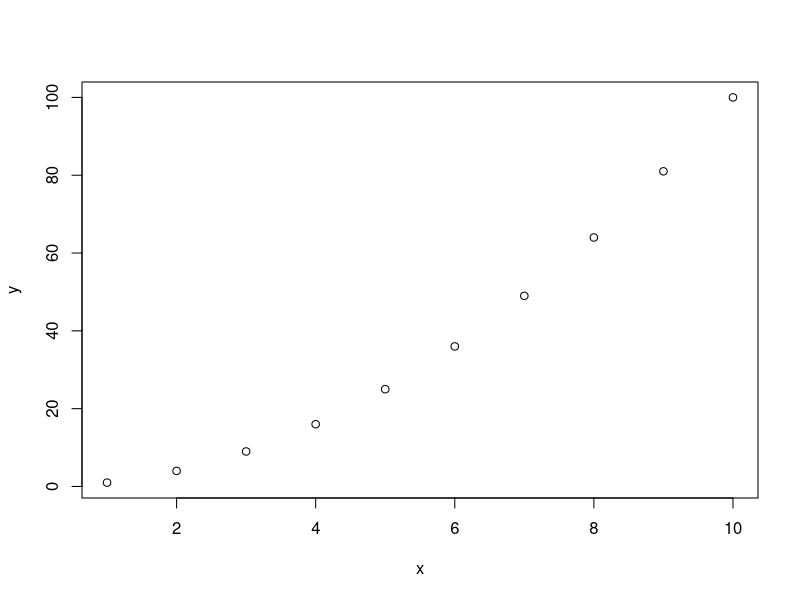
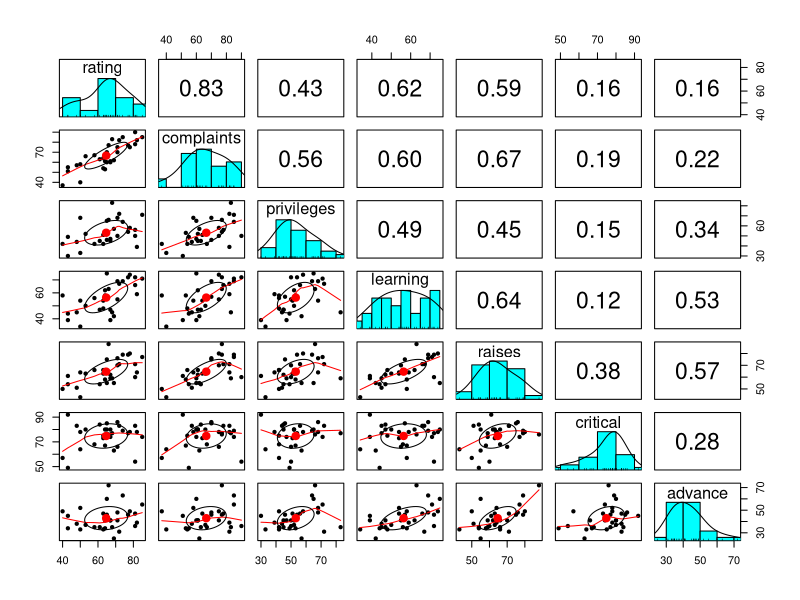
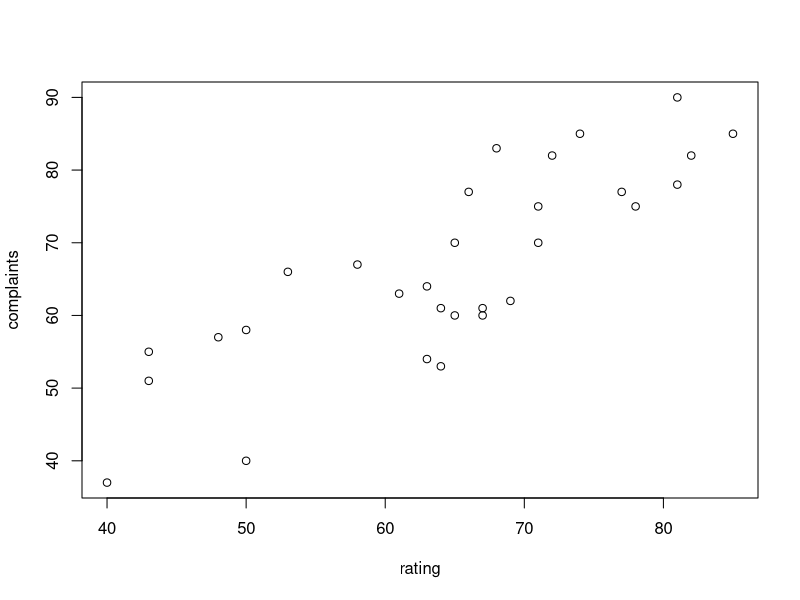
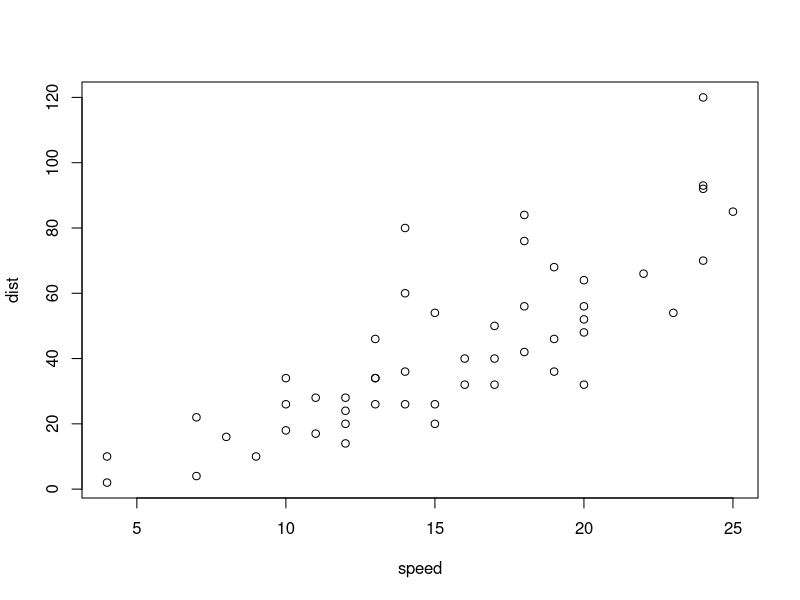
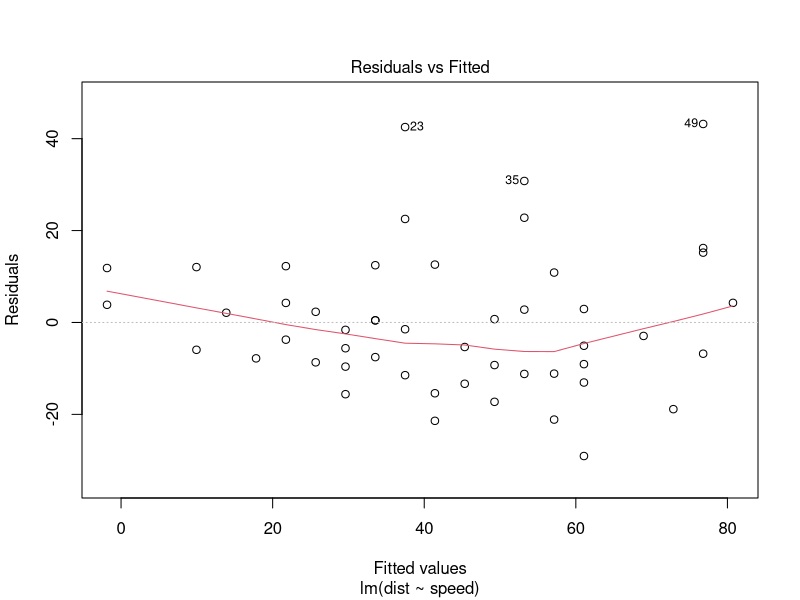
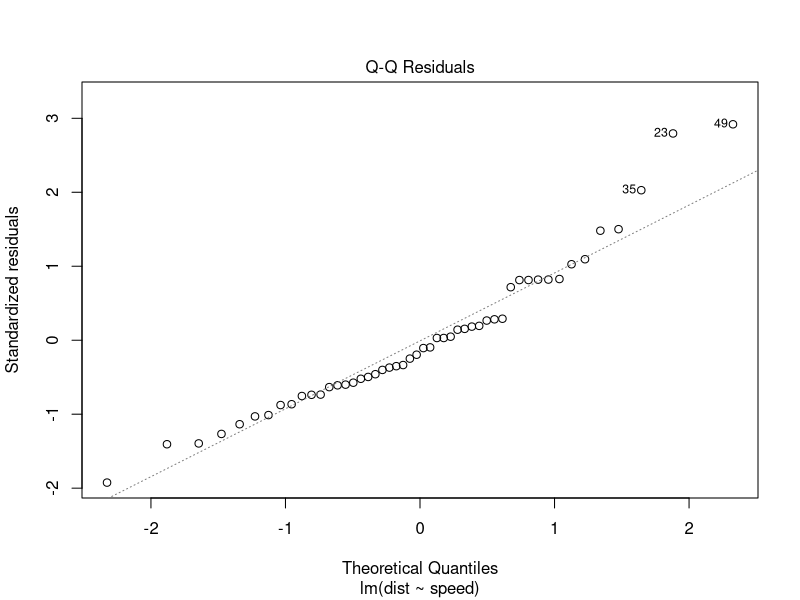
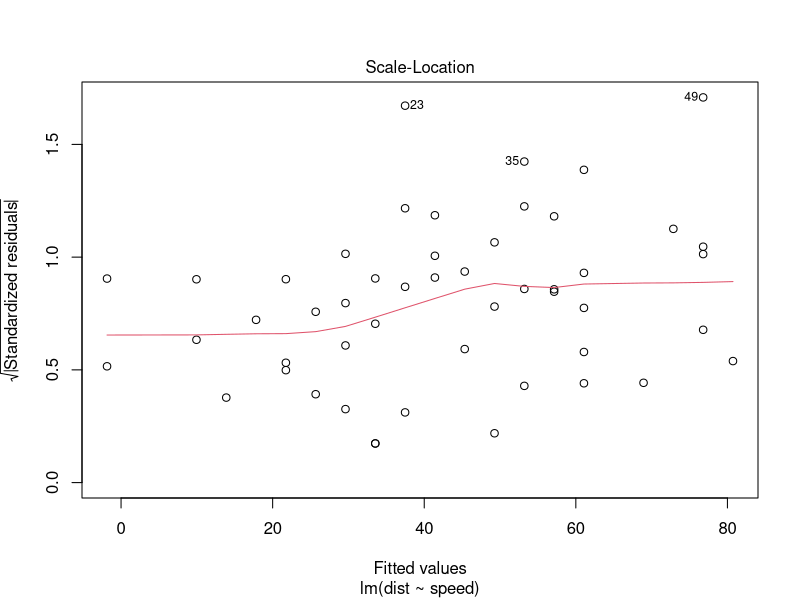
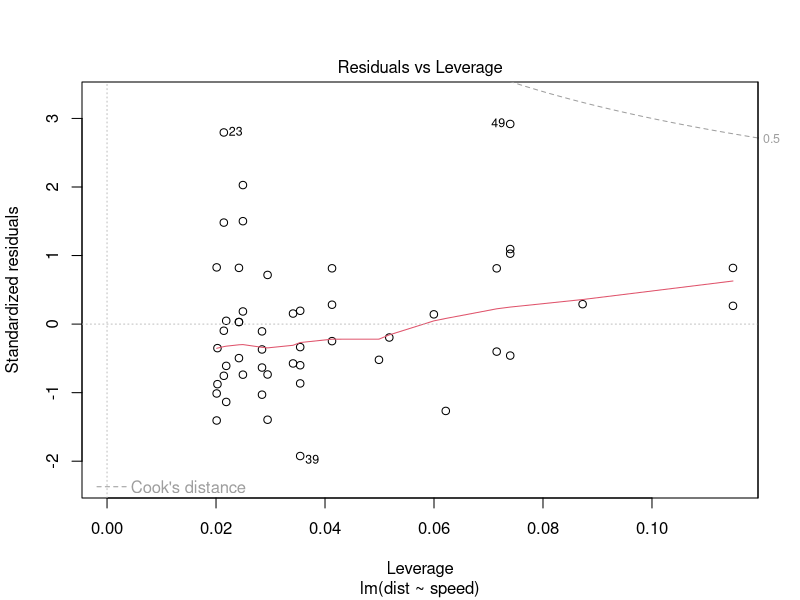

Generate these figures, in order, with R: (Note: this script raises an error after producing the figures.)
################################################################
#
# R을 활용한 통계분석 : 정여진 교수 (2016 여름특강)
#
# 4. 상관분석 / 단순회귀분석
#
################################################################

#---------------------------------------------------------------
# 상관계수
#---------------------------------------------------------------

# 공분산 : 두 변수가 같은 방향으로 움직이는 정도. 측정단위에 영향을 받는 단점.
# 상관계수 : 공분산을 표준편차로 나누 값

# cov(x,y) = SUM(x - x_bar)(y - y_bar) / n - 1
# corr(x,y) = cov(x,y) / sd(x)sd(y)

# Pearson 상관계수
# --- 직선관계의 정도를 나타냄
# --- -1 ~ 1 사이의 값. 1에 가까울수록 강한 상관관계 / 0에 가까울수록 관계 없음

# Spearman 상관계수
# --- 서열척도일 경우 사용하는 비모수적 방법
# --- 직선관계가 아니어도 상관관계가 있으면 1에 가까운 값을 갖는다.

x <- 1:10
y <- x^2
plot(x, y)

# 상관계수
cor(x, y)

# 자료가 순서형/순위자료일 경우.
cor(x, y, method = "kendall")
cor(x, y, method = "spearman")

# 상관계수가 유의한지 검정
# H0 : cor = 0 (상관관계가 없다) : p-value < 0.05 이면 H0 기각 = 유의한 상관관계가 있다
cor.test(x, y)


#---------------------------------------------------------------
# 30개 부서에서 부서당 35명의 직원 설문조사
# 데이터 숫자는 해당 질문에 긍정한 직원의 비율

attitude
cov(attitude)
round( cor(attitude), 3)

attach(attitude)

library(psych)
pairs.panels(attitude)

# complaints & rating 상관계수가 가장 높음
plot(rating, complaints)
cor.test(rating, complaints)



#---------------------------------------------------------------
# 단순회귀분석 (Simple Linear Regression)
#---------------------------------------------------------------

# 하나의 종속변수(y)와 하나의 설명변수(x) 간의 관계를 직선으로 표현하는 방법
# 인과관계가 아닌 상관관계!

# y = b0 + b1x + e

# b0 : y 절편
# b1 : 기울기
# e (epsilon) : 오차. 확률변수. 평균 0, 표준편차 sigma인 정규분포를 따른다.

# 최소자승법 (Least Squares Method)
# 선(y 추정값)으로부터 각 점(y 관찰값)이 얼마나 떨어져 있는지 수치화
# 오차제곱합을 최소로 하는 추정방법
# 각 점이 선에 가까이 붙어있을수록 추정된 회귀식이 유의미하다.


#---------------------------------------------------------------
# 회귀분석 in R

# model <- lm(y ~ x, data)  : 회귀분석
# plot(model)               : 회귀분석 관련 그래프 출력
#                           (plot, residuals vs fitted, Normal QQ, scale-location, residuals vs leverage)
# summary(model)            : 회귀분석 결과 출력
# abline(model)             : 그래프에 직선 추가
# abline(intercept, slope)
#---------------------------------------------------------------

# 차의 속도와 브레이크 제동거리
cars
summary(cars)

plot(cars)

out <- lm(dist ~ speed, data = cars)    # 회귀분석(종속변수~설명변수)
plot(out)
summary(out)

library(ggplot2)
ggplot(cars, aes(speed, dist)) + geom_point() + geom_smooth(method = "lm")


#---------------------------------------------------------------
# 회귀계수 추정과 해석
# 
# (1) F-검정
#
# F-statistic: 89.57 on 1 and 48 DF,  p-value: 1.49e-12
# --- 회귀모형에 대한 유의성 검정
# --- H0 : 회귀모형이 유의하지 않다.
# --- p-value < 0.05 이므로 H0 기가. 회귀모형이 유의하다.
# --- 단순회귀분석에서는 b1 = 0 (회귀계수)를 검정하는 t-test와 동일
#
# (2) t-검정
#
# Coefficients: Est Std.    Error       t value     Pr(>|t|)    
# (Intercept)   -17.5791    6.7584      -2.601      0.0123 *        --> b0
#     speed     3.9324      0.4155      9.464       1.49e-12 ***    --> b1
# 
# --- 회귀계수에 대한 t-test. H0 : b1 = 0. p-value < 0.05 이면 유의미
# --- y = -17.5791 + 3.9324 * x
# --- 속력이 0 일때 제동거리가 
#
# (3) 결정계수 (R-squared)
#
# Multiple R-squared:  0.6511,	Adjusted R-squared:  0.6438 
# --- 결정계수 = SSR / SST
# --- 1에 가까울수록 모형이 변동량에 대해 설명력을 갖는다. 
#---------------------------------------------------------------

# ANOVA table (Residuals:잔차. 평균 = 0)

# Regression    SSR (회귀식에 의해 설명되는 변동량)
# Residual      SSE (회귀식에 의해 설명되지 않는 변동량)
# Total         SST (총변동량)

anova(out)

plot(dist ~ speed, data = cars, col = "blue")
abline(out, col = "red")



#---------------------------------------------------------------
# 회귀진단
#---------------------------------------------------------------

# No Intercept Model
# 속도가 0이면 제동거리가 0 인 것이 당연하다. b0 = 0 으로 고정.

out <- lm(dist ~ speed + 0, data = cars)
out
summary(out)    # y = 2.909 * x

# 오차항(e, 잔차)이 추세를 보인다면 무언가 중요 정보가 모형에 포함되지 않았다는 의미
# e는 평균 0, 표준편차 sigma인 정규분포를 따르는 확률변수이다.
# --> 잔차도(residual plot)의 패턴 확인 필요!
# --> 잔차가 0과 가까울수록 좋다.

par(mfcol=c(2,2))
plot(out)
par(mfcol=c(1,1))
# Residuals vs Fitted plot (잔차도) / Normal Q-Q plot (정규성 검정)
# --> 선형 패턴이 아니고, 분산이 증가하는 경향 --> 종속변수의 log 또는 sqrt 변환 시도

par(mfcol=c(1,2))
plot(log(dist) ~ speed + 0, data = cars)
plot(sqrt(dist) ~ speed + 0, data = cars)  # sqrt (root) 변환이 적절한 패턴을 보임
par(mfcol=c(1,1))

out2 <- lm(sqrt(dist) ~ speed + 0, data = cars)
str(out2)
summary(out2)   # sqrt 변환후 회귀분석 --> R-squared 값 높아짐

par(mfcol=c(2,2))
plot(out2)      # Residuals vs Fitted plot / Normal Q-Q plot 좋은 패턴을 보임
par(mfcol=c(1,1))

shapiro.test(out2$residuals)    # 잔차가 정규분포를 따른다 (p-value > 0.05)

# 최종 모형으로 추정된 회귀식
sqrt(dist) =  0.397 * speed

dist = (0.397 * speed)^2



#---------------------------------------------------------------
# 추정과 예측
#---------------------------------------------------------------

# 속도가 10 또는 30일때의 제동거리 예측
nspeed <- data.frame("speed" = c(10,30))
nspeed

predict(out2, nspeed)
# predict(out2, nspeed) ^ 2   # 결과값은 sqrt(dist) 이므로 실제값은 변환 필요

# "평균" 제동거리의 95% 신뢰구간
predict(out2, nspeed, interval = "confidence")

# 새로운 한 차량에 대한 95% 예측구간
predict(out2, nspeed, interval = "prediction")

# 모든 관측치에 대한 추정치
pred_dist <- fitted(out2)^2
cbind(cars, pred_dist)
plot(cars$speed, pred_dist)

# 관측치 속도의 최대값 25 --> 데이터 범위 밖에서 예측하는 것은 주의 해야한다!
newspeed2 <- data.frame("speed"= c(50, 70))
predict(out2, newspeed2)^2


#---------------------------------------------------------------
# Outlier (이상점) / Influential Points (영향점)
#---------------------------------------------------------------

# Outlier
# - 측정상/실험상의 과오로 모집단에 속하지 않는다고 의심이 될 정도로 정상범위 밖에 떨어진 점
# - 대개 큰 잔차를 가짐

# Influential Points
# 소수의 관측치이지만 통계량에 큰 영향을 미침
# Leverage plot 에서 점선 영역 밖에 위치 (Cook' distance)



#---------------------------------------------------------------
# practice 4
#---------------------------------------------------------------

# 중고차. Odometer (주행거리 / 100 mile)에 따른 Price (가격 / $1000)

ucar <- read.csv("sonata.csv")
head(ucar)
summary(ucar)

ucar <- ucar[-3]
attach(ucar)

# 산점도와 상관계수를 통해 선형관계를 판단
plot(Price ~ Odometer, ucar)
cor(Price, Odometer)
pairs.panels(ucar)    # cor = -0.81

# 회귀식 추정
model <- lm(Price ~ Odometer, data = ucar)
summary(model)

# price = 17.249 - 0.067 * Odometer
# F-test : 회귀모형 유의함
# t-test : 회귀계수 유의함
# R-squared : 0.648

plot(model)     # 잔차도 적절


# 주행거리 3600 마일인 소나타
nOdometer <- data.frame("Odometer" = c(36, 46))
predict(model, nOdometer, interval = "confidence") # 평균가격
predict(model, nOdometer, interval = "prediction") # 특정한 차를 팔때 예측가격

